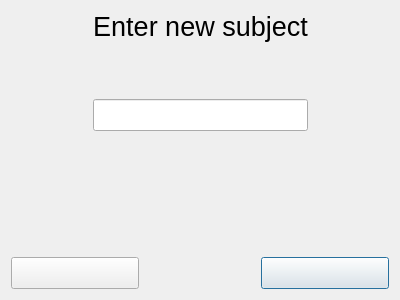
<?xml version="1.0" encoding="UTF-8"?>
<ui version="4.0">
 <class>AddSubjectDialog</class>
 <widget class="QDialog" name="AddSubjectDialog">
  <property name="geometry">
   <rect>
    <x>0</x>
    <y>0</y>
    <width>400</width>
    <height>300</height>
   </rect>
  </property>
  <property name="windowTitle">
   <string>Dialog</string>
  </property>
  <layout class="QVBoxLayout" name="verticalLayout_2">
   <item>
    <layout class="QHBoxLayout" name="horizontalLayout">
     <item>
      <spacer name="horizontalSpacer_2">
       <property name="orientation">
        <enum>Qt::Orientation::Horizontal</enum>
       </property>
       <property name="sizeHint" stdset="0">
        <size>
         <width>40</width>
         <height>20</height>
        </size>
       </property>
      </spacer>
     </item>
     <item>
      <layout class="QVBoxLayout" name="verticalLayout">
       <item>
        <widget class="QLabel" name="label">
         <property name="maximumSize">
          <size>
           <width>512</width>
           <height>64</height>
          </size>
         </property>
         <property name="font">
          <font>
           <pointsize>20</pointsize>
          </font>
         </property>
         <property name="text">
          <string>Enter new subject</string>
         </property>
         <property name="alignment">
          <set>Qt::AlignmentFlag::AlignCenter</set>
         </property>
        </widget>
       </item>
       <item>
        <spacer name="verticalSpacer">
         <property name="orientation">
          <enum>Qt::Orientation::Vertical</enum>
         </property>
         <property name="sizeHint" stdset="0">
          <size>
           <width>20</width>
           <height>40</height>
          </size>
         </property>
        </spacer>
       </item>
       <item>
        <widget class="QLineEdit" name="subject_Input">
         <property name="font">
          <font>
           <pointsize>15</pointsize>
          </font>
         </property>
        </widget>
       </item>
      </layout>
     </item>
     <item>
      <spacer name="horizontalSpacer_3">
       <property name="orientation">
        <enum>Qt::Orientation::Horizontal</enum>
       </property>
       <property name="sizeHint" stdset="0">
        <size>
         <width>40</width>
         <height>20</height>
        </size>
       </property>
      </spacer>
     </item>
    </layout>
   </item>
   <item>
    <spacer name="verticalSpacer_2">
     <property name="orientation">
      <enum>Qt::Orientation::Vertical</enum>
     </property>
     <property name="sizeHint" stdset="0">
      <size>
       <width>20</width>
       <height>112</height>
      </size>
     </property>
    </spacer>
   </item>
   <item>
    <layout class="QHBoxLayout" name="horizontalLayout_2">
     <item>
      <widget class="QPushButton" name="cancelbtn">
       <property name="minimumSize">
        <size>
         <width>128</width>
         <height>32</height>
        </size>
       </property>
       <property name="styleSheet">
        <string notr="true">border-image: url(:/themes/classic/Themes/classic/cancel.png);</string>
       </property>
       <property name="text">
        <string/>
       </property>
      </widget>
     </item>
     <item>
      <spacer name="horizontalSpacer">
       <property name="orientation">
        <enum>Qt::Orientation::Horizontal</enum>
       </property>
       <property name="sizeHint" stdset="0">
        <size>
         <width>40</width>
         <height>20</height>
        </size>
       </property>
      </spacer>
     </item>
     <item>
      <widget class="QPushButton" name="finishbtn">
       <property name="minimumSize">
        <size>
         <width>128</width>
         <height>32</height>
        </size>
       </property>
       <property name="styleSheet">
        <string notr="true">border-image: url(:/themes/classic/Themes/classic/finish.png);</string>
       </property>
       <property name="text">
        <string/>
       </property>
       <property name="default">
        <bool>true</bool>
       </property>
      </widget>
     </item>
    </layout>
   </item>
  </layout>
 </widget>
 <resources/>
 <connections/>
</ui>
